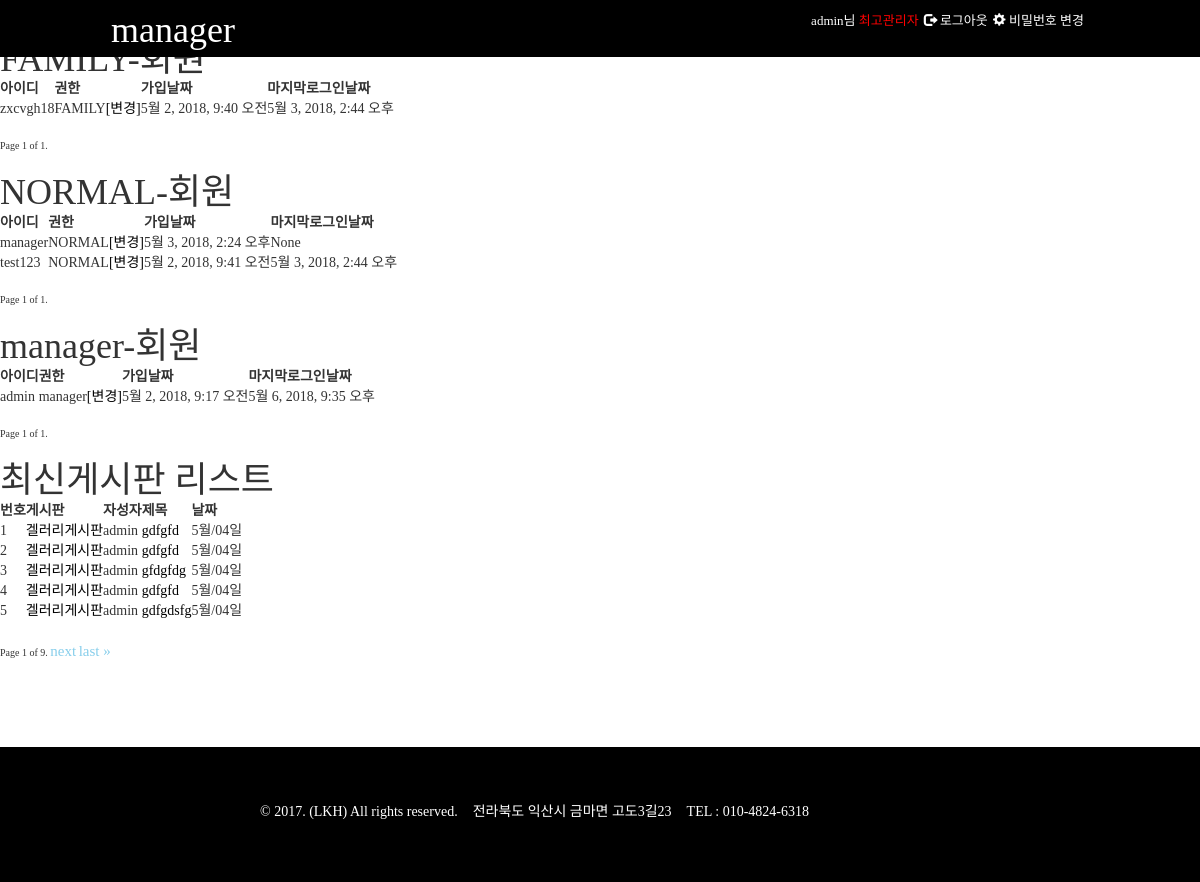
/manager/ (signed in), run on an earlier commit of the app's database.
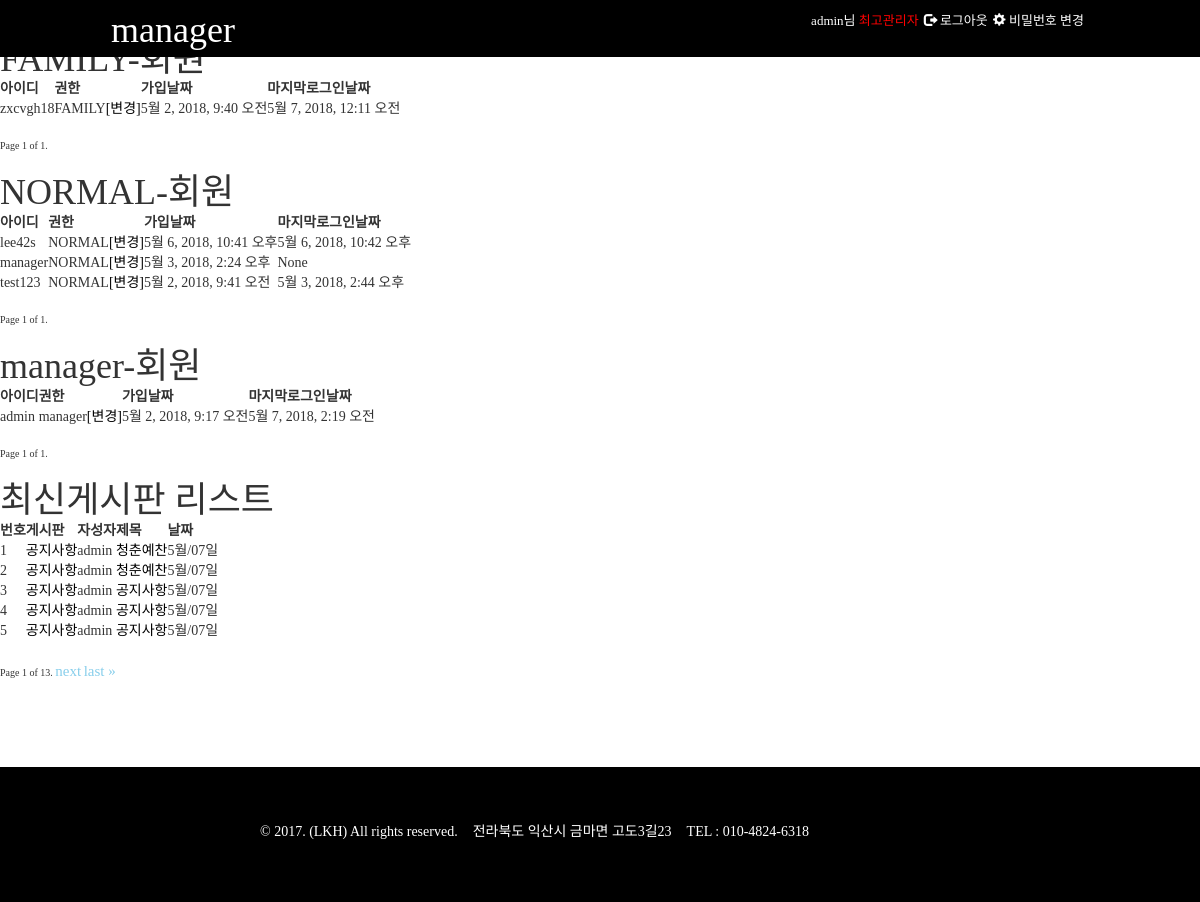
And on a later commit of the database.
### member/models.py (models this page shows)
class User(AbstractUser):
    is_manager = models.BooleanField('관리자', default=False)
    is_member = models.BooleanField('회원', default=False)
    level1 =1
    level2 = 2
    level3 = 3
    LEVEL_TYPE_CHOICES = (
        (level1, 'manager 권한'),
        (level2, 'family 권한'),
        (level3, 'normal 권한'),
    )
    is_level = models.IntegerField('권한레벨',choices=LEVEL_TYPE_CHOICES,null=True,blank=True,default='3')

### notice/models.py (models this page shows, shortened)
class Post(models.Model):
    category = models.ForeignKey(Notice_category,verbose_name='카테고리',default='',on_delete=models.CASCADE)
    author=models.ForeignKey(User,verbose_name='작성자',on_delete=models.CASCADE)
    title = models.CharField(verbose_name='제목',max_length=200,default="")
    content = RichTextField(verbose_name='내용')
    created_date=models.DateTimeField(verbose_name='만든날짜',auto_now_add=True)#auto_now_add=True생정날짜,auto_now=True수정날짜
    modified_date = models.DateTimeField(verbose_name='수정날짜',auto_now=True)

class Notice_category(models.Model):
    title=models.CharField(verbose_name='제목',max_length=100)
    level1 = 1
    level2 = 2
    level3 = 3
    LEVEL_TYPE_CHOICES = (
        (level1, 'manager 권한'),
        (level2, 'family 권한'),
        (level3, 'normal 권한'),
    )
    list_auth = models.IntegerField('목록보기', choices=LEVEL_TYPE_CHOICES, null=True, blank=True)
    detail_auth = models.IntegerField('상세보기', choices=LEVEL_TYPE_CHOICES, null=True, blank=True)
    writer_auth = models.IntegerField('글쓰기', choices=LEVEL_TYPE_CHOICES, null=True, blank=True)
    created_date = models.DateTimeField(verbose_name='만든날짜',auto_now_add=True,)  # auto_now_add=True생정날짜,auto_now=True수정날짜
    modified_date = models.DateTimeField(verbose_name='수정날짜', auto_now=True)

### mysite/views.py (the view)
# urls.py: url(r'^manager/$', admin_home, name='manager_home'),
@login_required
def admin_home(request):
    if request.user.is_authenticated or request.user.is_superuser == True or request.user.is_manager ==True:
        if request.user.is_manager ==False and request.user.is_superuser == False:
            return redirect('login')
    user_is_member=User.objects.filter(is_member=True,is_manager=False,is_superuser=False,date_joined__lte=timezone.now()).order_by('-date_joined')
    none_user = User.objects.filter(is_member=False,is_manager=False,is_superuser=False,date_joined__lte=timezone.now()).order_by('-date_joined')
    user_is_manager = User.objects.filter(Q(is_manager=True)|Q(is_superuser=True),date_joined__lte=timezone.now()).order_by('-date_joined')
    posts = Post.objects.filter(created_date__lte=timezone.now()).order_by('-created_date')
    category = Notice_category.objects.all()#gnb카티고리을 불러오는 쿼리셋
    paginator_is_member = Paginator(user_is_member, 5)
    page = request.GET.get('page')
    try:
        contacts_is_member = paginator_is_member.page(page)
    except PageNotAnInteger:
        contacts_is_member = paginator_is_member.page(1)
    except EmptyPage:
        contacts_is_member = paginator_is_member.page(paginator_is_member.num_pages)
    paginator_none_user = Paginator(none_user, 5)
    page_none_user = request.GET.get('page')
    try:
        contacts_none_user = paginator_none_user.page(page_none_user)
    except PageNotAnInteger:
        contacts_none_user = paginator_none_user.page(1)
    except EmptyPage:
        contacts_none_user = paginator_none_user.page(paginator_none_user.num_pages)
    paginator_user_is_manager = Paginator(user_is_manager, 5)
    page_is_manager = request.GET.get('page')
    try:
        contacts_is_manager = paginator_user_is_manager.page(page_is_manager)
    except PageNotAnInteger:
        contacts_is_manager = paginator_user_is_manager.page(1)
    except EmptyPage:
        contacts_is_manager = paginator_user_is_manager.page(paginator_user_is_manager.num_pages)
    paginator_posts = Paginator(posts, 5)
    page_post = request.GET.get('page')
    try:
        contacts_post = paginator_posts.page(page_post)
    except PageNotAnInteger:
        contacts_post = paginator_posts.page(1)
    except EmptyPage:
        contacts_post = paginator_posts.page(paginator_posts.num_pages)
    return render(request,'manager/home.html', {'user_is_member':contacts_is_member,'none_user':contacts_none_user,
                                                'user_is_manager':contacts_is_manager,
                                                'posts':contacts_post,'category': category})

### templates/manager/home.html (shortened to what the changed rows need)
{% extends "base.html" %}
{% block title %}<a class="a_logo" href="{% url 'manager_home' %}">manager</a>{% endblock %}
{% block gnbcontent %}
</div>
</nav>
</header>
{% endblock %}
{% block content %}
<section>
    <h1>회원권한</h1>
    <section>
        <h1>FAMILY-회원</h1>
        <table>
            <thead>
            <tr>
                <th scope="col">아이디</th>
                <th scope="col">권한</th>
                <th scope="col">가입날짜</th>
                <th scope="col">마지막로그인날짜</th>
            </tr>
            </thead>
            <tbody>
            {% for user_is_member in user_is_member %}
            <tr>
                <td>{{user_is_member.username}}</td>
                <td>FAMILY<a href="{%url 'member:permission_edit' pk=user_is_member.pk%}">[변경]</a></td>
                <td>{{user_is_member.date_joined}}</td>
                <td>{{user_is_member.last_login}}</td>
            </tr>
            {% empty %}
                <tr>
                    <td colspan="6">게시물이 없습니다.</td>
                </tr>
            </tbody>
            {% endfor %}
        </table>
    </section>
    <section>
         <h1>NORMAL-회원</h1>
        <table>
            <thead>
            <tr>
                <th scope="col">아이디</th>
                <th scope="col">권한</th>
                <th scope="col">가입날짜</th>
                <th scope="col">마지막로그인날짜</th>
            </tr>
            </thead>
            {% for none_user in none_user %}
            <tbody>
            <tr>
                <td>{{none_user.username}}</td>
                <td>NORMAL<a href="{%url 'member:permission_edit' pk=none_user.pk%}">[변경]</a></td>
                <td>{{none_user.date_joined}}</td>
                <td>{{none_user.last_login}}</td>
            </tr>
            {% empty %}
            <tr>
               <td colspan="6">게시물이 없습니다.</td>
            </tr>
            </tbody>
            {% endfor %}
        </table>
    </section>
     <section>
         <h1>manager-회원</h1>
        <table>
            <thead>
            <tr>
                <th scope="col">아이디</th>
                <th scope="col">권한</th>
                <th scope="col">가입날짜</th>
                <th scope="col">마지막로그인날짜</th>
            </tr>
            </thead>
            {% for user_is_manager in user_is_manager %}
            <tbody>
            <tr>
                <td>{{user_is_manager.username}}</td>
                <td>manager<a href="{%url 'member:permission_edit' pk=user_is_manager.pk%}">[변경]</a></td>
                <td>{{user_is_manager.date_joined}}</td>
                <td>{{user_is_manager.last_login}}</td>
            </tr>
            {% empty %}
                <tr>
                  <td colspan="6">게시물이 없습니다.</td>
                </tr>
            </tbody>
            {% endfor %}
        </table>
    </section>
</section>
<section>
    <h1>최신게시판 리스트</h1>
    <table>
        <thead>
        <tr>
            <th scope="col">번호</th>
            <th scope="col">게시판</th>
            <th scope="col">자성자</th>
            <th scope="col">제목</th>
            <th scope="col">날짜</th>
        </tr>
        </thead>
        {% for post in posts %}
        <tbody>
            <tr>
                <td>{{ forloop.counter}}</td>
                <td><a href="{%url 'notice_list:post_list' category=post.category.id%}">{{post.category.title}}</a></td>
                <td>{{post.author}}</td>
                <td><a href="{% url 'notice_detail:post_detail' pk=post.pk category=post.category.id%}">{{post.title}}</a></td>
                <td>{{post.created_date|date:"M/d일"|lower}}</td>
            </tr>
        {% empty %}
           <tr>
                <td colspan="6">게시물이 없습니다.</td>
           </tr>
        </tbody>
        {%endfor%}
    </table>
     <div class="pagination">
        <span class="step-links">
            <span class="current">
                Page {{ posts.number }} of {{ posts.paginator.num_pages }}.
            </span>
            {% if posts.has_next %}
                <a href="?page={{ posts.next_page_number }}">next</a>
                <a href="?page={{ posts.paginator.num_pages }}">last &raquo;</a>
            {% endif %}
        </span>
     </div>
</section>
{% endblock %}

### templates/base.html (shortened to what this page needs)
{% load staticfiles %}
<!DOCTYPE html>
<html lang="en">
<head>
    <link rel="stylesheet" href="https://maxcdn.bootstrapcdn.com/bootstrap/3.3.7/css/bootstrap.min.css">
    <link rel="stylesheet" href="{% static 'css/common.css' %}">
    <link rel="stylesheet" href="{% static 'css/base.css' %}">
    <link rel="stylesheet" href="{% static 'css/home.css' %}">
    <link rel="stylesheet" href="{% static 'css/pw_change.css' %}">
    <link rel="stylesheet" href="{% static 'css/login.css' %}">
    <link rel="stylesheet" href="{% static 'css/register.css' %}">
    <link rel="stylesheet" href="{% static 'css/about.css' %}">
    <link rel="stylesheet" href="{% static 'css/post_list.css' %}">
    <link rel="stylesheet" href="{% static 'css/post_edit.css' %}">
    <link rel="stylesheet" href="{% static 'css/post_detail.css' %}">
    <link rel="stylesheet" href="{% static 'css/pc_media.css' %}">
</head>
<body>
<header>
    <nav class="wrap clearfix gnb navbar navbar-inverse">
        <div class="navbar-header">
            <h1 class="logo">
                <a  href="{% url 'home' %}">
                    {% block title %}NOTICE{% endblock %}
                </a>
            </h1>
        </div>
        <div class="collapse navbar-collapse" id="myNavbar">
            <ul class="info nav navbar-nav navbar-right">
                {% if user.is_authenticated  %}
                    <li>
                        {% if  user.is_superuser == True%}
                        <a href="{% url 'manager_home' %}">
                            {{ user.username}}님
                            <span class="rating_admin">최고관리자</span>
                        </a>
                        {%endif%}
                    </li>
                    <li class="logout ">
                        <a href="{% url 'logout' %}">
                            <span class="glyphicon glyphicon-log-out"></span>
                            로그아웃
                        </a>
                    </li>
                    <li class="pd_change">
                        <a href="{% url 'password_change' %}">
                            <span class="glyphicon glyphicon-cog"></span>
                            비밀번호 변경
                        </a>
                    </li>
                {% endif %}
            </ul>
{% block gnbcontent %}{% endblock %}
{% block content %}{% endblock %}
{% block footer %}
        <footer class="footer">
            <div class="wrap clearfix footerinfo">
                <p class="copy">&copy; 2017. (LKH) All rights reserved.</p>
                <address class="address">
                    전라북도 익산시 금마면 고도3길23
                </address>
                <p class="tel">
                    TEL : 010-4824-6318
                </p>
            </div>
        </footer>
{% endblock %}
</body>
</html>

What changed in the data, as far as the page shows it:
no longer on this page (row edited): Post: category "겔러리게시판", author "admin", title "gdfgfd", created_date "5월/04일"
no longer on this page (row edited): Post: category "겔러리게시판", author "admin", title "gdfgfd", created_date "5월/04일"
no longer on this page (row edited): Post: category "겔러리게시판", author "admin", title "gfdgfdg", created_date "5월/04일"
no longer on this page (row edited): Post: category "겔러리게시판", author "admin", title "gdfgfd", created_date "5월/04일"
no longer on this page (row edited): Post: category "겔러리게시판", author "admin", title "gdfgdsfg", created_date "5월/04일"
changed User "admin": last_login "5월 6, 2018, 9:35 오후" → "5월 7, 2018, 2:19 오전"
changed User "zxcvgh18": last_login "5월 3, 2018, 2:44 오후" → "5월 7, 2018, 12:11 오전"
added User: username "lee42s", date_joined "5월 6, 2018, 10:41 오후", last_login "5월 6, 2018, 10:42 오후", shown under "NORMAL-회원"
added Post: category "공지사항", author "admin", title "청춘예찬", created_date "5월/07일"
added Post: category "공지사항", author "admin", title "청춘예찬", created_date "5월/07일"
added Post: category "공지사항", author "admin", title "공지사항", created_date "5월/07일"
added Post: category "공지사항", author "admin", title "공지사항", created_date "5월/07일"
added Post: category "공지사항", author "admin", title "공지사항", created_date "5월/07일"
Also different on the page:
{{ posts.paginator.num_pages }}: "9" → "13"
